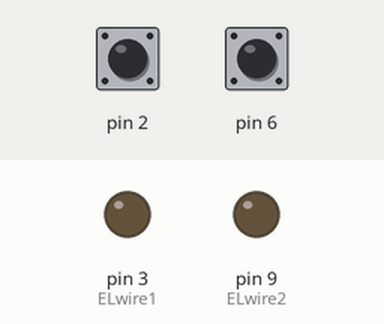
Simulated run of this sketch. Board: Arduino Mega 2560, built with avr-gcc and run on an emulated ATmega2560. Parts: output pins drawn as LEDs (lit = HIGH). The test bench sets the inputs (shaded band); at power-on: pin 2 HIGH, pin 6 HIGH.

Above: at 1.2 s.
1.3 s: pin 2 pulled LOW for 0.15 s
At 1.44 s:
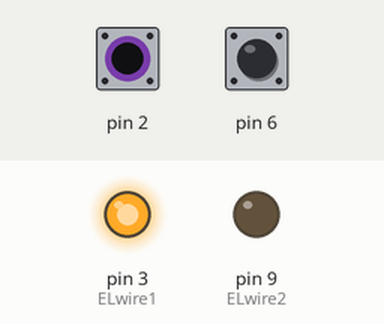
3.0 s: pin 6 pulled LOW for 0.15 s
At 3.13 s:
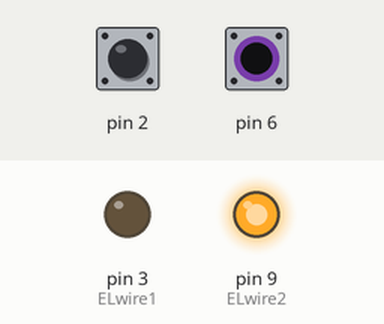
4.7 s: pin 6 pulled LOW for 3.2 s
At 8.7 s:
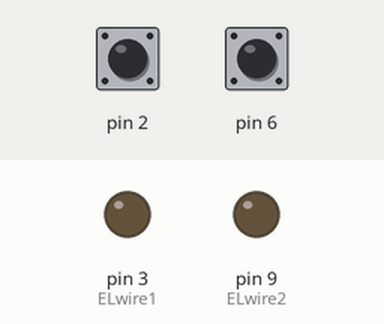
9.4 s: pin 2 pulled LOW for 3.2 s
At 10.1 s:
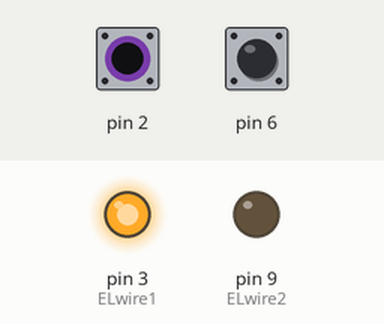
14.1 s: pin 2 driven LOW and pin 6 driven LOW
At 15.1 s:
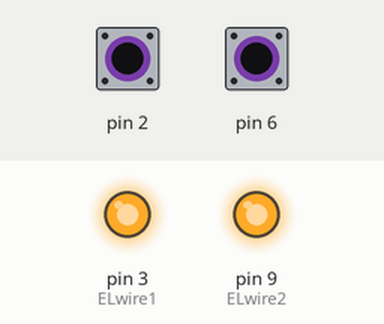
Timing chart, 0 to 16.6 s (numbered marks = the images above; inputs shaded):
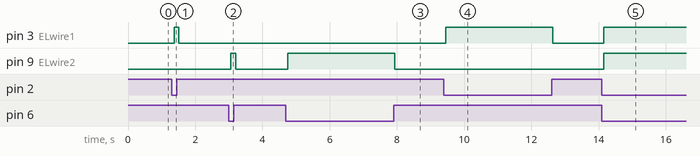

Measured:
- after the input at 1.3 s, pin 3 (ELwire1): LOW → HIGH after 0.07 s, → LOW 0.14 s later
- after the input at 3.0 s, pin 9 (ELwire2): LOW → HIGH after 0.06 s, → LOW 0.14 s later
- after the input at 4.7 s, pin 9 (ELwire2): LOW → HIGH after 0.05 s, → LOW 3.2 s later
- after the input at 9.4 s, pin 3 (ELwire1): LOW → HIGH after 0.05 s, → LOW 3.2 s later
- after the input at 14.1 s, pin 3 (ELwire1), pin 9 (ELwire2): LOW → HIGH after 0.06 s

The sketch:

CapacitiveSensorSketch_UDOO.ino
```cpp
#include <CapacitiveSensor.h>

/*
 * CapitiveSense Library Demo Sketch
 * Paul Badger 2008
 * Uses a high value resistor e.g. 10M between send pin and receive pin
 * Resistor effects sensitivity, experiment with values, 50K - 50M. Larger resistor values yield larger sensor values.
 * Receive pin is the sensor pin - try different amounts of foil/metal on this pin
 */


CapacitiveSensor   cs_4_2 = CapacitiveSensor(4,2);        // 10M resistor between pins 4 & 2, pin 2 is sensor pin, add a wire and or foil if desired
CapacitiveSensor   cs_4_6 = CapacitiveSensor(4,6);        // 10M resistor between pins 4 & 6, pin 6 is sensor pin, add a wire and or foil
//CapacitiveSensor   cs_4_8 = CapacitiveSensor(4,8);        // 10M resistor between pins 4 & 8, pin 8 is sensor pin, add a wire and or foil
int ELwire1 = 3;
int ELwire2 = 9;

void setup()
{
   //cs_4_2.set_CS_AutocaL_Millis(0xFFFFFFFF);     // turn off autocalibrate on channel 1 - just as an example
   Serial1.begin(2400);
   pinMode(ELwire1, OUTPUT);
   digitalWrite(ELwire1, LOW);
   pinMode(ELwire2, OUTPUT);
   digitalWrite(ELwire2, LOW);
}

void loop()
{
    long start = millis();
    long total1 =  cs_4_2.capacitiveSensor(30);
    long total2 =  cs_4_6.capacitiveSensor(30);
//    long total3 =  cs_4_8.capacitiveSensor(30);

    Serial1.print(millis() - start);        // check on performance in milliseconds
    Serial1.print("\t");                    // tab character for debug windown spacing

    Serial1.print(total1);                  // print sensor output 1
    Serial1.print("\t");
    Serial1.print(total2);                  // print sensor output 2
    Serial1.println("\t");
//    Serial1.println(total3);                // print sensor output 3

    delay(1);                             // arbitrary delay to limit data to Serial1 port

    if(total1 < 500) {
      digitalWrite(ELwire1, LOW);
    } else {
      digitalWrite(ELwire1, HIGH);
//      delay(1000);
//      digitalWrite(ELwire1,LOW);
//      delay(2000);
    }


    if(total2 < 500) {
      digitalWrite(ELwire2, LOW);
    } else {
      digitalWrite(ELwire2, HIGH);
//      delay(1000);
//      digitalWrite(ELwire2,LOW);
//      delay(2000);
    }

}
```
